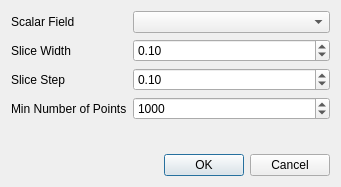
<?xml version="1.0" encoding="UTF-8"?>
<ui version="4.0">
 <class>SplitPointCloudDlg</class>
 <widget class="QDialog" name="SplitPointCloudDlg">
  <property name="geometry">
   <rect>
    <x>0</x>
    <y>0</y>
    <width>341</width>
    <height>187</height>
   </rect>
  </property>
  <property name="windowTitle">
   <string>Split Point Cloud</string>
  </property>
  <layout class="QGridLayout" name="gridLayout">
   <item row="0" column="0">
    <layout class="QFormLayout" name="formLayout">
     <property name="fieldGrowthPolicy">
      <enum>QFormLayout::AllNonFixedFieldsGrow</enum>
     </property>
     <item row="0" column="0">
      <widget class="QLabel" name="label">
       <property name="text">
        <string>Scalar Field</string>
       </property>
      </widget>
     </item>
     <item row="0" column="1">
      <widget class="ScalarFieldsComboBox" name="comboScalar"/>
     </item>
     <item row="1" column="0">
      <widget class="QLabel" name="label_2">
       <property name="text">
        <string>Slice Width</string>
       </property>
      </widget>
     </item>
     <item row="1" column="1">
      <widget class="QDoubleSpinBox" name="doubleSpinBox_width">
       <property name="maximum">
        <double>1000.000000000000000</double>
       </property>
       <property name="singleStep">
        <double>0.100000000000000</double>
       </property>
       <property name="value">
        <double>0.100000000000000</double>
       </property>
      </widget>
     </item>
     <item row="2" column="0">
      <widget class="QLabel" name="label_3">
       <property name="text">
        <string>Slice Step</string>
       </property>
      </widget>
     </item>
     <item row="2" column="1">
      <widget class="QDoubleSpinBox" name="doubleSpinBox_step">
       <property name="maximum">
        <double>1000.000000000000000</double>
       </property>
       <property name="singleStep">
        <double>0.100000000000000</double>
       </property>
       <property name="value">
        <double>0.100000000000000</double>
       </property>
      </widget>
     </item>
     <item row="3" column="1">
      <widget class="QSpinBox" name="spinBox_min_points">
       <property name="maximum">
        <number>1000000</number>
       </property>
       <property name="value">
        <number>1000</number>
       </property>
      </widget>
     </item>
     <item row="3" column="0">
      <widget class="QLabel" name="label_4">
       <property name="text">
        <string>Min Number of Points</string>
       </property>
      </widget>
     </item>
    </layout>
   </item>
   <item row="1" column="0">
    <widget class="QDialogButtonBox" name="buttonBox">
     <property name="orientation">
      <enum>Qt::Horizontal</enum>
     </property>
     <property name="standardButtons">
      <set>QDialogButtonBox::Cancel|QDialogButtonBox::Ok</set>
     </property>
    </widget>
   </item>
  </layout>
 </widget>
 <customwidgets>
  <customwidget>
   <class>ScalarFieldsComboBox</class>
   <extends>QComboBox</extends>
   <header location="global">helpers/ScalarFieldsComboBox.h</header>
  </customwidget>
 </customwidgets>
 <resources/>
 <connections>
  <connection>
   <sender>buttonBox</sender>
   <signal>accepted()</signal>
   <receiver>SplitPointCloudDlg</receiver>
   <slot>accept()</slot>
   <hints>
    <hint type="sourcelabel">
     <x>248</x>
     <y>254</y>
    </hint>
    <hint type="destinationlabel">
     <x>157</x>
     <y>274</y>
    </hint>
   </hints>
  </connection>
  <connection>
   <sender>buttonBox</sender>
   <signal>rejected()</signal>
   <receiver>SplitPointCloudDlg</receiver>
   <slot>reject()</slot>
   <hints>
    <hint type="sourcelabel">
     <x>316</x>
     <y>260</y>
    </hint>
    <hint type="destinationlabel">
     <x>286</x>
     <y>274</y>
    </hint>
   </hints>
  </connection>
 </connections>
</ui>
